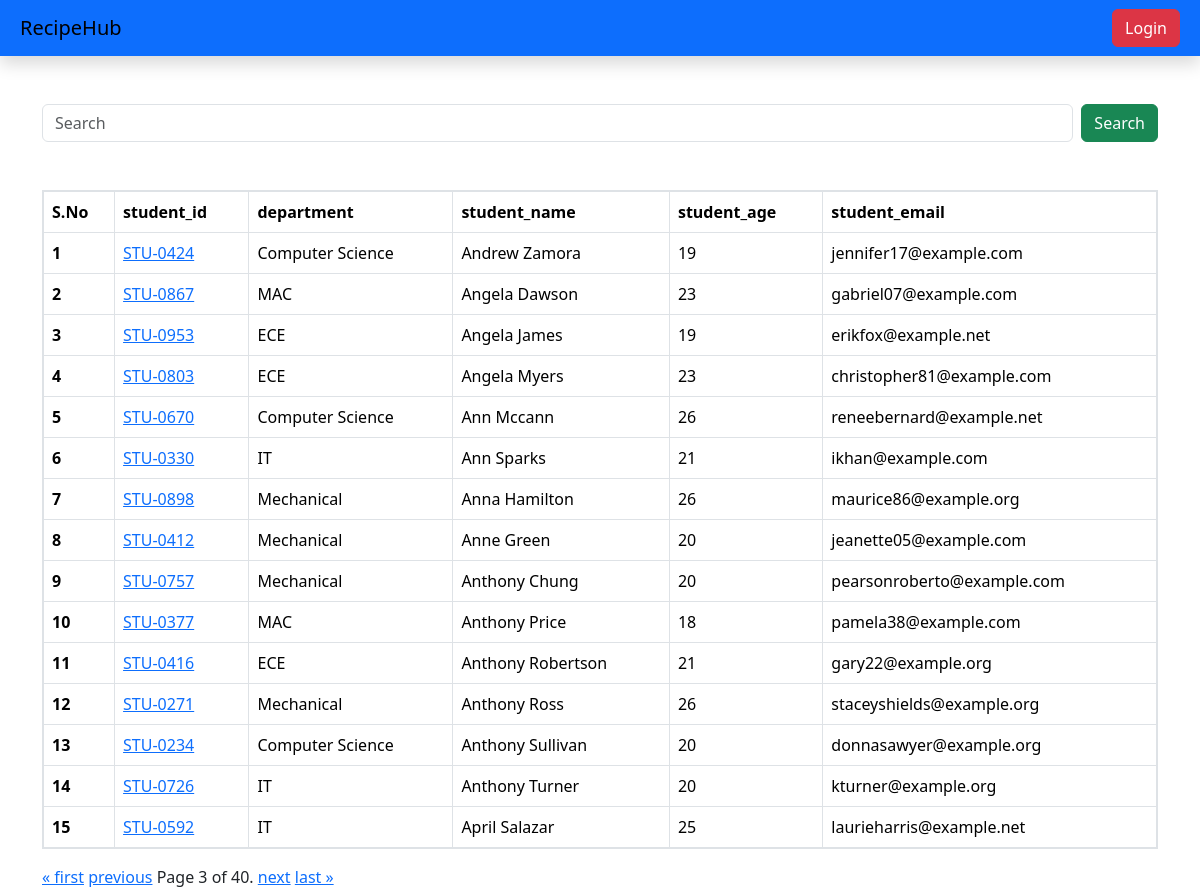
Screenshot of /students/?page=3 with the database file from the repository.
### vege/models.py (models this page shows, shortened)
class Student(models.Model):
    department=models.ForeignKey(Department,related_name="depart",on_delete=models.CASCADE)
    student_id=models.OneToOneField(StudentID,related_name="studentid",on_delete=models.CASCADE)
    student_name=models.CharField(max_length=100)
    student_email=models.EmailField(unique=True)
    student_age=models.IntegerField(default=18)
    student_address=models.TextField()
    is_deleted=models.BooleanField(default=False)
    objects=StudentManager()
    admin_objects=models.Manager()
    class Meta:
        ordering=['student_name']
        verbose_name=["student"]

class StudentID(models.Model):
    student_id=models.CharField(max_length=100)
    def __str__(self) -> str:
        return  self.student_id

class Department(models.Model):
    department=models.CharField(max_length=100)
    class Meta:
        ordering=['department']

### vege/views.py (the view, shortened to what this page needs)
# urls.py: path('students/',get_students,name='get_students'),
def get_students(request):
    queryset=Student.objects.all()
    paginator = Paginator(queryset, 15)
    page_number = request.GET.get("page",1)
    page_obj = paginator.get_page(page_number)
    return render(request,'report/students.html',{'queryset':page_obj})

### vege/models.py (called while the page is built)
    def get_queryset(self):
        return super().get_queryset().filter(is_deleted=False)

### vege/templates/report/students.html (shortened to what this page needs)
{% extends 'base.html' %}
{%block start%}
<div class="container">
    <form class="d-flex my-5" role="search">
        <input class="form-control me-2"  name="search" type="search" placeholder="Search">
        <button class="btn btn-success" type="submit">Search</button>
    </form>
    <table class="table table-bordered">
        <thead>
          <tr>
            <th scope="col">S.No</th>
            <th scope="col">student_id</th>
            <th scope="col">department</th>
            <th scope="col">student_name</th>
            <th scope="col">student_age</th>
            <th scope="col">student_email</th>
          </tr>
        </thead>
        <tbody>
            {% for student in queryset %}
          <tr>
            <th scope="row">{{forloop.counter}}</th>
            <td>
                <a href="{% url 'see_marks' student.student_id %}">
                    {{student.student_id}}
                </a>
            </td>
            <td>{{student.department.department}}</td>
            <td>{{student.student_name}}</td>
            <td>{{student.student_age}}</td>
            <td>{{student.student_email}}</td>
          </tr>
            {% endfor %}
        </tbody>
      </table>
      <div class="pagination">
        <span class="step-links">
            {% if queryset.has_previous %}
                <a href="?page=1">&laquo; first</a>
                <a href="?page={{ queryset.previous_page_number }}">previous</a>
            {% endif %}
            <span class="current">
                Page {{ queryset.number }} of {{ queryset.paginator.num_pages }}.
            </span>
            {% if queryset.has_next %}
                <a href="?page={{ queryset.next_page_number }}">next</a>
                <a href="?page={{ queryset.paginator.num_pages }}">last &raquo;</a>
            {% endif %}
        </span>
    </div>
</div>
{% endblock %}

### home/templates/base.html (style rules this page uses)
table, th, td { border: 2px solid; }

### rows the page displays
Student: student_id "STU-0424", department.department "Computer Science", student_name "Andrew Zamora", student_age "19", student_email "jennifer17@example.com"
Student: student_id "STU-0867", department.department "MAC", student_name "Angela Dawson", student_age "23", student_email "gabriel07@example.com"
Student: student_id "STU-0953", department.department "ECE", student_name "Angela James", student_age "19", student_email "erikfox@example.net"
Student: student_id "STU-0803", department.department "ECE", student_name "Angela Myers", student_age "23", student_email "christopher81@example.com"
Student: student_id "STU-0670", department.department "Computer Science", student_name "Ann Mccann", student_age "26", student_email "reneebernard@example.net"
Student: student_id "STU-0330", department.department "IT", student_name "Ann Sparks", student_age "21", student_email "ikhan@example.com"
Student: student_id "STU-0898", department.department "Mechanical", student_name "Anna Hamilton", student_age "26", student_email "maurice86@example.org"
Student: student_id "STU-0412", department.department "Mechanical", student_name "Anne Green", student_age "20", student_email "jeanette05@example.com"
Student: student_id "STU-0757", department.department "Mechanical", student_name "Anthony Chung", student_age "20", student_email "pearsonroberto@example.com"
Student: student_id "STU-0377", department.department "MAC", student_name "Anthony Price", student_age "18", student_email "pamela38@example.com"
Student: student_id "STU-0416", department.department "ECE", student_name "Anthony Robertson", student_age "21", student_email "gary22@example.org"
Student: student_id "STU-0271", department.department "Mechanical", student_name "Anthony Ross", student_age "26", student_email "staceyshields@example.org"
Student: student_id "STU-0234", department.department "Computer Science", student_name "Anthony Sullivan", student_age "20", student_email "donnasawyer@example.org"
Student: student_id "STU-0726", department.department "IT", student_name "Anthony Turner", student_age "20", student_email "kturner@example.org"
Student: student_id "STU-0592", department.department "IT", student_name "April Salazar", student_age "25", student_email "laurieharris@example.net"

### other values shown
{{ queryset.number }} "3"
{{ queryset.paginator.num_pages }} "40"
